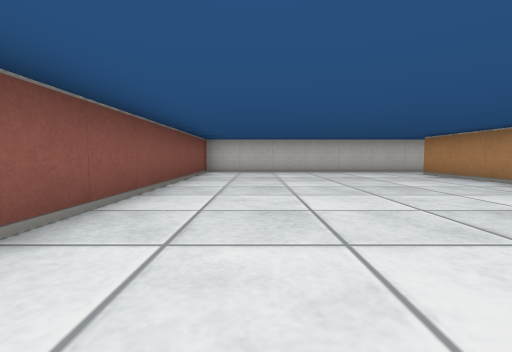
[1] (above)

20 first-person views from a walk through a cub3D maze. The camera is about half as high as the walls, tilts 4° down and sees 85° across. The floor is counted in squares. Each view is taken from the middle of a square. On the plan, view 1 faces up. The plan holds only what a view shows up to about 9 squares ahead; the rest is blank.

[2]
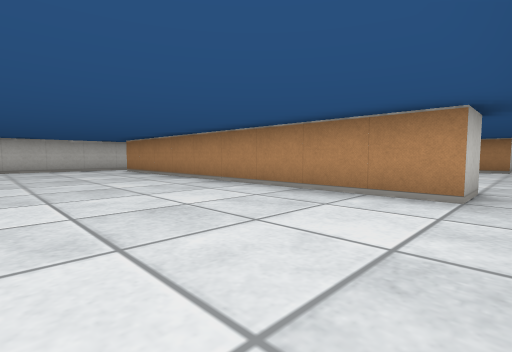

[3]
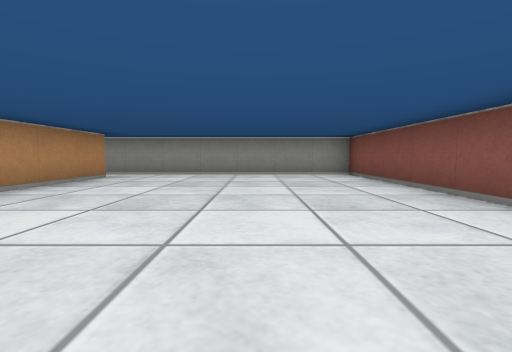

[4]
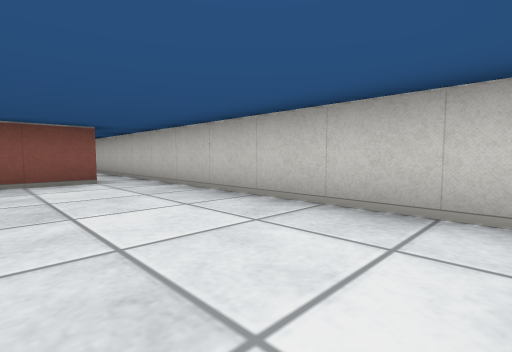

[5]
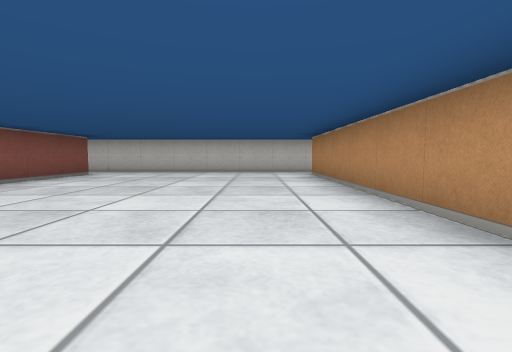

[6]
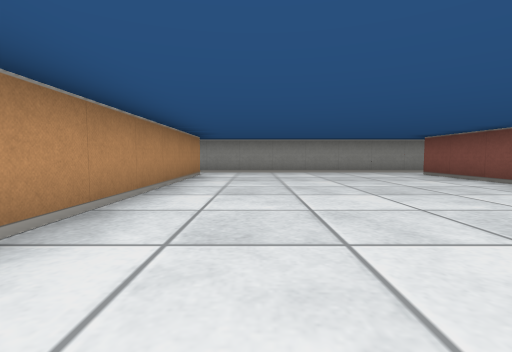

[7]
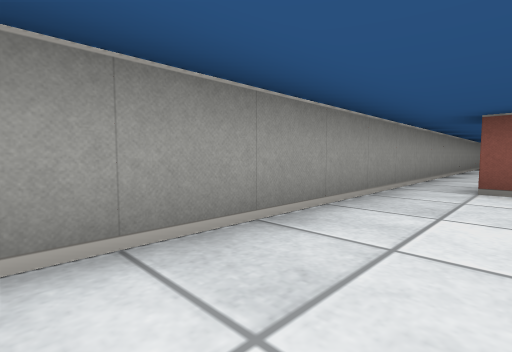

[8]
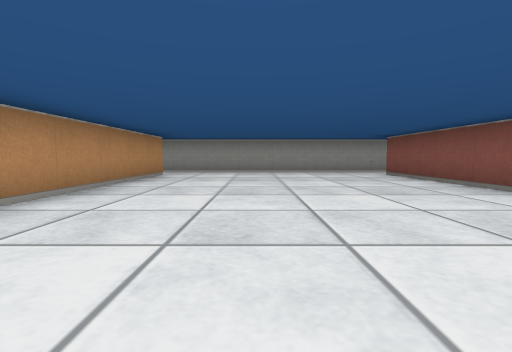

[9]
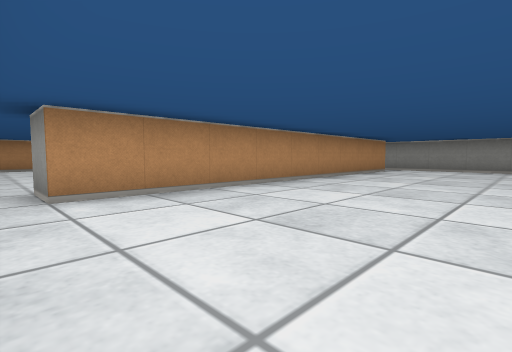

[10]
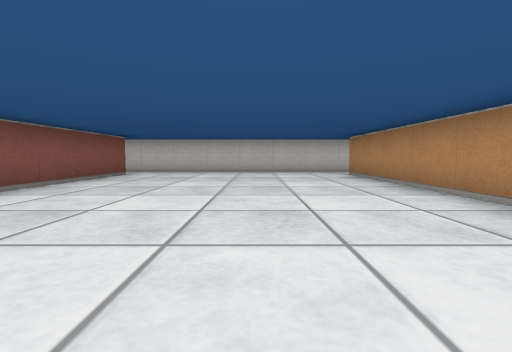

[11]
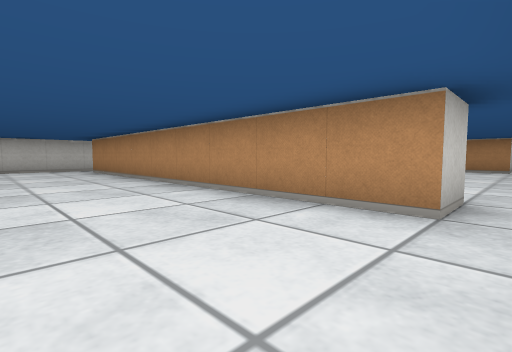

[12]
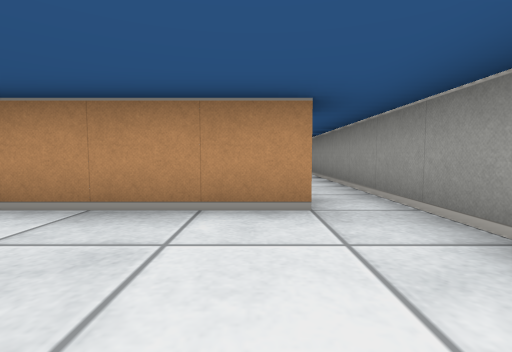

[13]
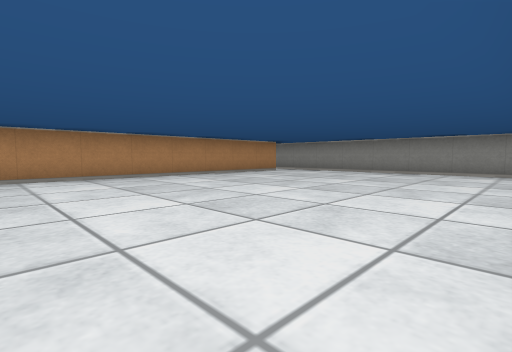

[14]
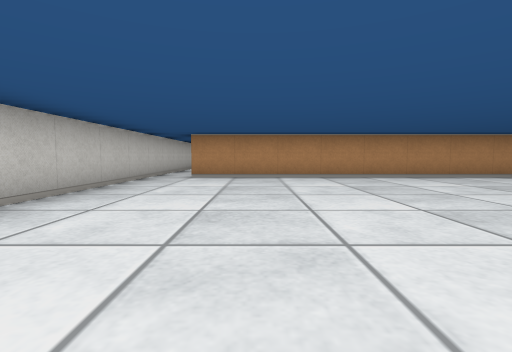

[15]
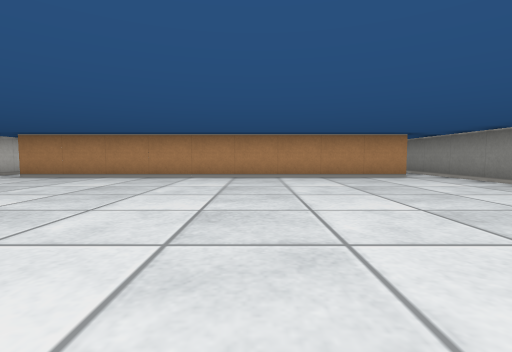

[16]
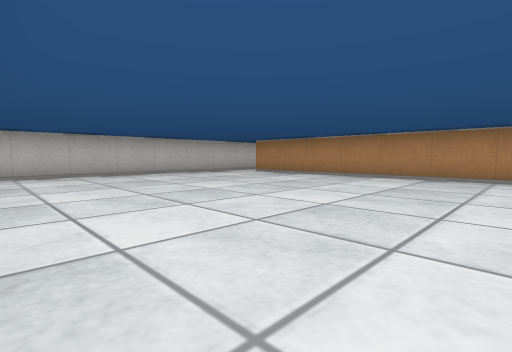

[17]
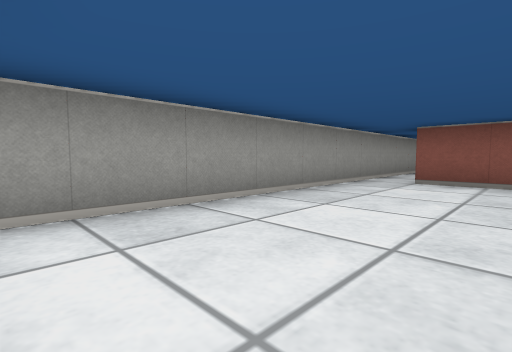

[18]
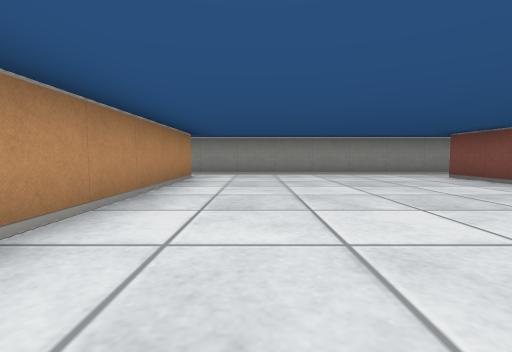

[19]
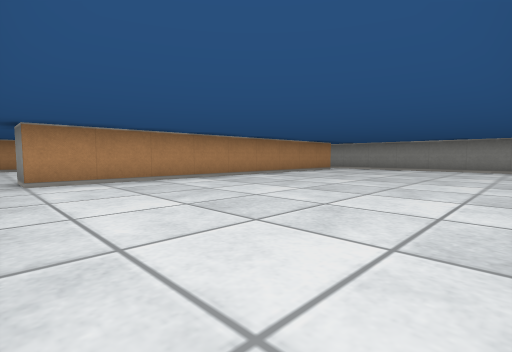

[20]
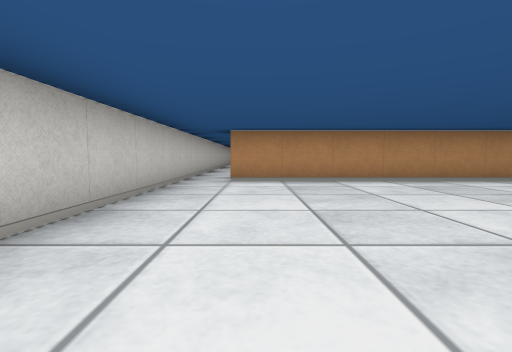

### Floor plan
Ten units are one square. View 1 is at (0, 0); x grows to the right and y downward. Boxes are objects, and circles mark ways between rooms. Rooms are numbered by the first view taken in them; rooms with no view inside come last. Other rooms are left out.
<svg viewBox="-20 -90 365 120">
<path fill="none" stroke="#000" d="M45 15 45 -75M45 -85 -15 -85 -15 25 45 25M55 -11 55 15 45 15M55 -76 55 -49M115 16 115 -75M45 25 114 25M115 -85 45 -85M125 -22 125 15M125 -75 125 -38M195 15 185 15 185 -75 195 -75M114 25 194 25M195 -85 115 -85M265 16 265 -75M265 -85 195 -85M194 25 266 25M275 -1 275 15M335 15 335 -75M266 25 338 25M335 -85 265 -85"/>
<circle cx="50" cy="-80" r="3" fill="#2a7"/>
<circle cx="50" cy="20" r="3" fill="#2a7"/>
<circle cx="120" cy="-80" r="3" fill="#2a7"/>
<circle cx="120" cy="20" r="3" fill="#2a7"/>
<circle cx="190" cy="-80" r="3" fill="#2a7"/>
<circle cx="190" cy="20" r="3" fill="#2a7"/>
<circle cx="270" cy="-80" r="3" fill="#2a7"/>
<circle cx="270" cy="20" r="3" fill="#2a7"/>
<text x="10" y="-30">1</text>
<text x="80" y="-30">2</text>
<text x="150" y="-30">3</text>
<text x="230" y="-30">4</text>
<text x="300" y="-30">5</text>
</svg>
Room 1 opens to room 2. Room 2 opens to room 3. Room 3 opens to room 4. Room 4 opens to room 5.

Where each view was taken, in squares from view 1:
view 1: 0 up, 0 right, facing up
view 2: 2 down, 1 right, facing up-right
view 3: 5 up, 1 right, facing down
view 4: 6 up, 11 right, facing up-left
view 5: 0 up, 10 right, facing up
view 6: 6 up, 10 right, facing down
view 7: 1 down, 17 right, facing down-left
view 8: 6 up, 16 right, facing down
view 9: 8 up, 15 right, facing down-right
view 10: 0 up, 16 right, facing up
view 11: 2 down, 16 right, facing up-right
view 12: 1 down, 16 right, facing right
view 13: 6 up, 20 right, facing down-right
view 14: 6 up, 20 right, facing right
view 15: 2 up, 20 right, facing right
view 16: 1 up, 20 right, facing up-right
view 17: 0 up, 33 right, facing down-left
view 18: 5 up, 32 right, facing down
view 19: 8 up, 28 right, facing down-right
view 20: 7 up, 28 right, facing right
